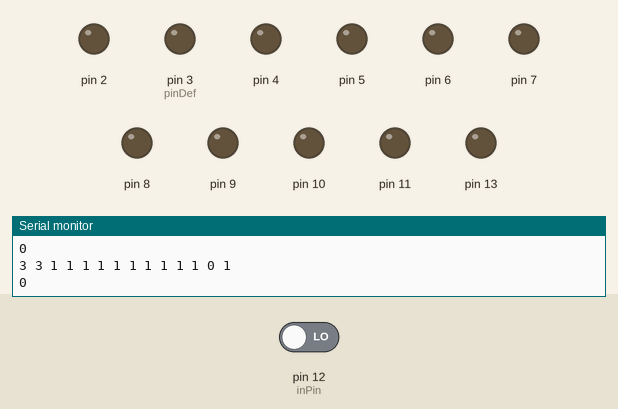
This sketch was run on a simulated Arduino Uno, built with avr-gcc and run on an emulated ATmega328P. Parts: output pins drawn as LEDs (lit = HIGH), the last lines printed to the serial monitor. The inputs (shaded band) are chosen by the test bench; at power-on: pin 12 (inPin) LOW. Random numbers use the default seed unless the sketch sets one.

Above: at 1.2 s.
1.3 s: pin 12 (inPin) driven HIGH
At 2.9 s:
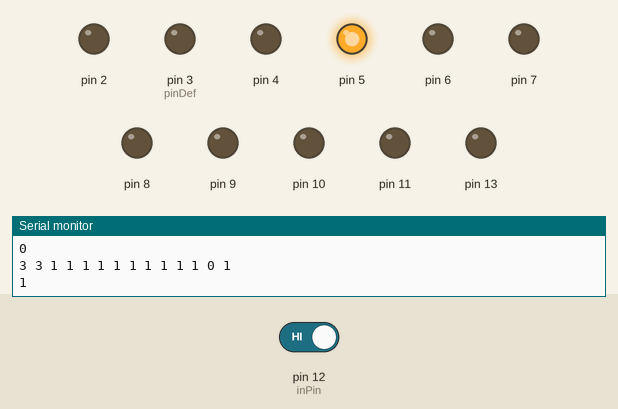
At 6.2 s:
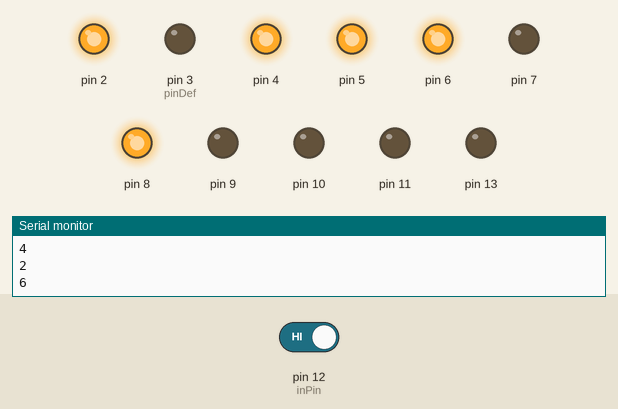
Timing chart, 0 to 10.3 s (numbered marks = the images above; inputs shaded):
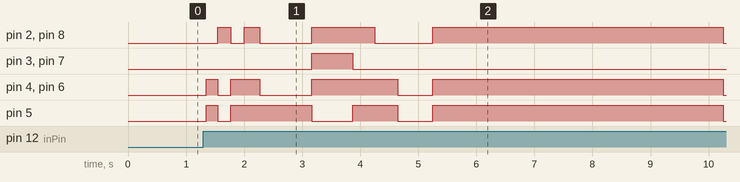

The sketch:

Dice.ino
```cpp
/*  An electric Dice.
 // (c) 2014/10/22 Akio Fujimoto.
 // Dice lighting assignment.
 ##  2  3  4
 ##     5
 ##  6  7  8

 DiceNumber   ->   LED to be turned on
 0            ->    none
 1            ->    5
 2            ->    2, 8  ||  4, 6
 3            ->    4, 5, 6  ||  2, 5, 8
 4            ->    2, 4, 6, 8
 5            ->    2, 4, 6, 8, 5
 6            ->    2, 3, 4, 6, 7, 8

 */

int debug = 13;
// input pin is 12.
/*  pinDef[int x] value :=
 // 0 := use this pin as INPUT. (w/o input pull-up.)
 // 1 := use this pin as OUTPUT.
 // 2 := use this pin as INPUT. (w/ internal input pull-up registor enabled.)
 // 3 := don't care for this pin. (pinMode() will be not called.)
 // otherwise := not impremented.
 */
int pinDef[14] = {
  //  3, 3, 0, 0, 0, 0, 0, 0,  0, 0, 0, 0, 1, 0};
  3, 3, 1, 1, 1, 1, 1, 1,  1, 1, 1, 1, 0, 1};
const int startPin = 0;
int buttonState = 0;
int oldState = 0;
int inPin = 12;
int transTime = 200;  // dice transition duration time in ms.
int finalTime = 5000;  // final dice display duration time in ms.

void setup() {
  // put your setup code here, to run once:
  for(int i=startPin; i<=13; i++){
    if(pinDef[i] == 0){
      pinMode(i, INPUT);

    }
    else if(pinDef[i] == 1){
      pinMode(i, OUTPUT);
    }
    else if(pinDef[i] == 2){
      pinMode(i, INPUT);
      digitalWrite(i, HIGH);  // input pullup.
    }
    else{
      // do nothing for this pin [i].
    }
  }  // pinMode declaration ends.
  Serial.begin(9600);
  randomSeed(analogRead(A0));  // set random seed with analog port's noise.
}  // setup ends.

void loop() {
  // put your main code here, to run repeatedly:
  for (int j=startPin; j<=13; j++){
    Serial.print(pinDef[j]);
    Serial.print(" ");
  }
  Serial.println();

  for(int i=2;i<=8;i++){
    digitalWrite(i, LOW);
  }
  buttonState = digitalRead(inPin);
  Serial.println(digitalRead(inPin));
  delay(20);

  if(buttonState == HIGH && oldState == LOW) {
    delay(20);
    oldState = buttonState;
    dicePick();
  }
  oldState = buttonState;
  //  cnt++;
  //  digitalWrite(cnt%7 + 1);
  //  delay(transTime); // key input prompt.
  diceErase();

}

void dicePick(){
  // when trigger button has been pushed...
  for (int i=0; i<=10; i++){
    dice((int)(random(6)+1));
    delay(transTime + i*20);
    allLow();
  }
  delay(transTime * 3);
  for(int i=2;i<=8;i++){
    digitalWrite(i, LOW);
    Serial.println((random(6)+1));
  }
  static int x;
  x = (int)(random(6)+1);
  if (x==0)x++;
  dice(x);
  delay(finalTime);
  allLow();
}

void diceErase(){
  for(int i=2;i<=8;i++){
    digitalWrite(i, LOW);
    //    Serial.println((random(6)+1));
  }
}
void allLow(){
  for(int i=0;i<=13;i++){
    digitalWrite(i, LOW);
  }
}
void dice(int x){
  switch(x){
  case 0:
    dice((int)(random(6)+1));
    break;
  case 1:
    digitalWrite(5, HIGH);
    break;
  case 2:
    digitalWrite(2, HIGH);
    digitalWrite(8, HIGH);
    break;
  case 3:
    digitalWrite(4, HIGH);
    digitalWrite(5, HIGH);
    digitalWrite(6, HIGH);
    break;
  case 4:
    digitalWrite(2, HIGH);
    digitalWrite(4, HIGH);
    digitalWrite(6, HIGH);
    digitalWrite(8, HIGH);
    break;
  case 5:
    digitalWrite(5, HIGH);
    digitalWrite(2, HIGH);
    digitalWrite(4, HIGH);
    digitalWrite(6, HIGH);
    digitalWrite(8, HIGH);
    break;
  case 6:
    digitalWrite(2, HIGH);
    digitalWrite(3, HIGH);
    digitalWrite(4, HIGH);
    digitalWrite(6, HIGH);
    digitalWrite(7, HIGH);
    digitalWrite(8, HIGH);
    break;
  default:
    digitalWrite(2, LOW);
    digitalWrite(3, LOW);
    digitalWrite(4, LOW);
    digitalWrite(5, LOW);
    digitalWrite(6, LOW);
    digitalWrite(7, LOW);
    digitalWrite(8, LOW);
    break;
  }
}
```

Measured:
- after the input at 1.3 s, pin 2: LOW → HIGH after 0.25 s, → LOW 0.22 s later, → HIGH 0.24 s later, → LOW 0.26 s later, … (8 changes in this stretch); pin 3 (pinDef): LOW → HIGH after 1.9 s, → LOW 0.70 s later
